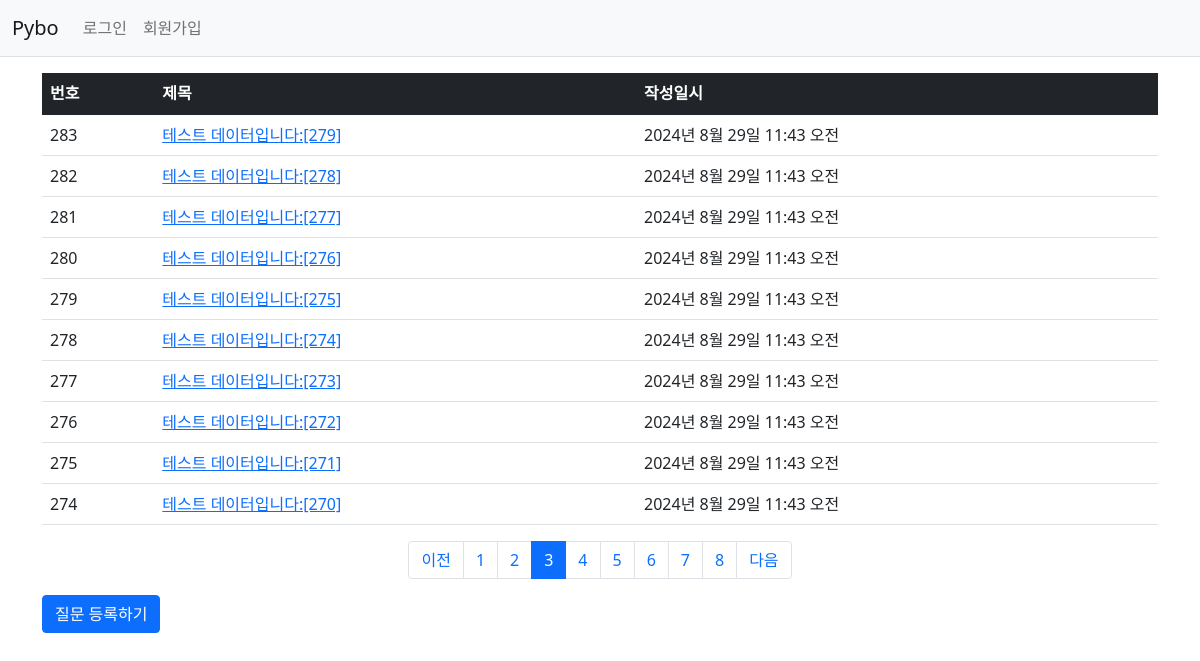
Page /pybo/?page=3 on the committed database.
### pybo/models.py (models this page shows, shortened)
class Question(models.Model):
    subject = models.CharField(max_length=200)
    content = models.TextField()
    create_date = models.DateTimeField()

### pybo/views.py (the view)
# urls.py: path('', views.index, name='index'),
def index(request):
    page = request.GET.get('page', '1')
    question_list = Question.objects.order_by('-create_date')
    paginator = Paginator(question_list, 10)
    page_obj = paginator.get_page(page)
    context = {'question_list': page_obj}
    return render(request, 'pybo/question_list.html', context)

### pybo/templatetags/pybo_filter.py (called while the page is built)
@register.filter
def sub(value, arg):
    return value - arg

### templates/pybo/question_list.html (shortened to what this page needs)
{% extends 'base.html' %}
{% load pybo_filter %}
{% block content %}
    <div class="container my-3">
        <table class="table">
            <thead>
            <tr class="table-dark">
                <th>번호</th>
                <th>제목</th>
                <th>작성일시</th>
            </tr>
            </thead>
            <tbody>
            {% if question_list %}
                {% for question in question_list %}
                    <tr>
                        <td>{{ question_list.paginator.count|sub:question_list.start_index|sub:forloop.counter0|add:1 }}</td>
                        <td>
                            <a href="{% url 'pybo:detail' question.id %}">{{ question.subject }}</a>
                        </td>
                        <td>{{ question.create_date }}</td>
                    </tr>
                {% endfor %}
            {% else %}
                <tr>
                    <td colspan="3">질문이 없습니다.</td>
                </tr>
            {% endif %}
            </tbody>
        </table>
        <ul class="pagination justify-content-center">
            {% if question_list.has_previous %}
                <li class="page-item">
                    <a class="page-link" href="?page={{ question_list.previous_page_number }}">이전</a>
                </li>
            {% else %}
                <li class="page-item disabled">
                    <a class="page-link" tabindex="-1" aria-disabled="true" href="#">이전</a>
                </li>
            {% endif %}
            {% for page_number in question_list.paginator.page_range %}
                {% if page_number >= question_list.number|add:-5 and page_number <= question_list.number|add:5 %}
                    {% if page_number == question_list.number %}
                        <li class="page-item active" aria-current="page">
                            <a class="page-link" href="?page={{ page_number }}">{{ page_number }}</a>
                        </li>
                    {% else %}
                        <li class="page-item">
                            <a class="page-link" href="?page={{ page_number }}">{{ page_number }}</a>
                        </li>
                    {% endif %}
                {% endif %}
            {% endfor %}
            {% if question_list.has_next %}
                <li class="page-item">
                    <a class="page-link" href="?page={{ question_list.next_page_number }}">다음</a>
                </li>
            {% else %}
                <li class="page-item disabled">
                    <a class="page-link" tabindex="-1" aria-disabled="true" href="#">다음</a>
                </li>
            {% endif %}
        </ul>
        <a href="{% url 'pybo:question_create' %}" class="btn btn-primary">질문 등록하기</a>
    </div>
{% endblock %}

### rows in the picture
Question: paginator.count|sub "283", subject "테스트 데이터입니다:[279]", create_date "2024년 8월 29일 11:43 오전"
Question: paginator.count|sub "282", subject "테스트 데이터입니다:[278]", create_date "2024년 8월 29일 11:43 오전"
Question: paginator.count|sub "281", subject "테스트 데이터입니다:[277]", create_date "2024년 8월 29일 11:43 오전"
Question: paginator.count|sub "280", subject "테스트 데이터입니다:[276]", create_date "2024년 8월 29일 11:43 오전"
Question: paginator.count|sub "279", subject "테스트 데이터입니다:[275]", create_date "2024년 8월 29일 11:43 오전"
Question: paginator.count|sub "278", subject "테스트 데이터입니다:[274]", create_date "2024년 8월 29일 11:43 오전"
Question: paginator.count|sub "277", subject "테스트 데이터입니다:[273]", create_date "2024년 8월 29일 11:43 오전"
Question: paginator.count|sub "276", subject "테스트 데이터입니다:[272]", create_date "2024년 8월 29일 11:43 오전"
Question: paginator.count|sub "275", subject "테스트 데이터입니다:[271]", create_date "2024년 8월 29일 11:43 오전"
Question: paginator.count|sub "274", subject "테스트 데이터입니다:[270]", create_date "2024년 8월 29일 11:43 오전"

### other values in the picture
{{ page_number }} "1" "2" "4" "5" "6" "7" "8"
{{ page_number }} "3"
